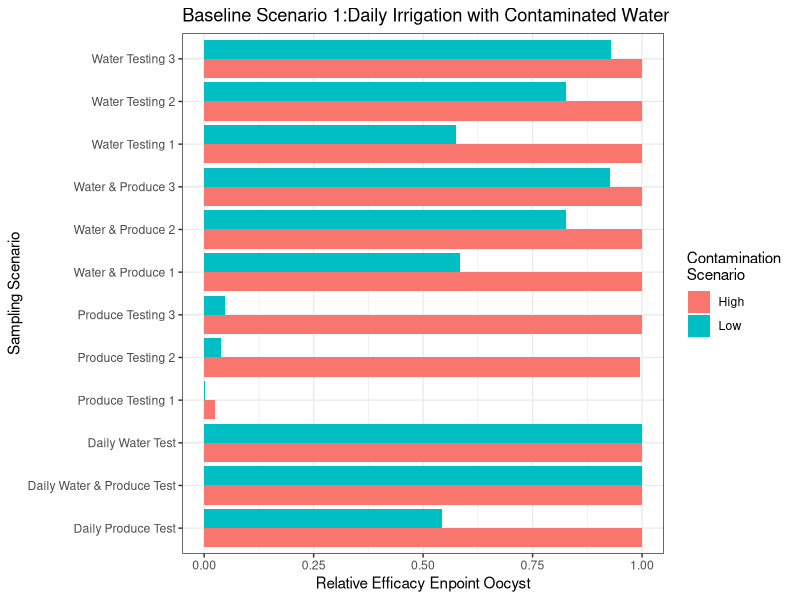
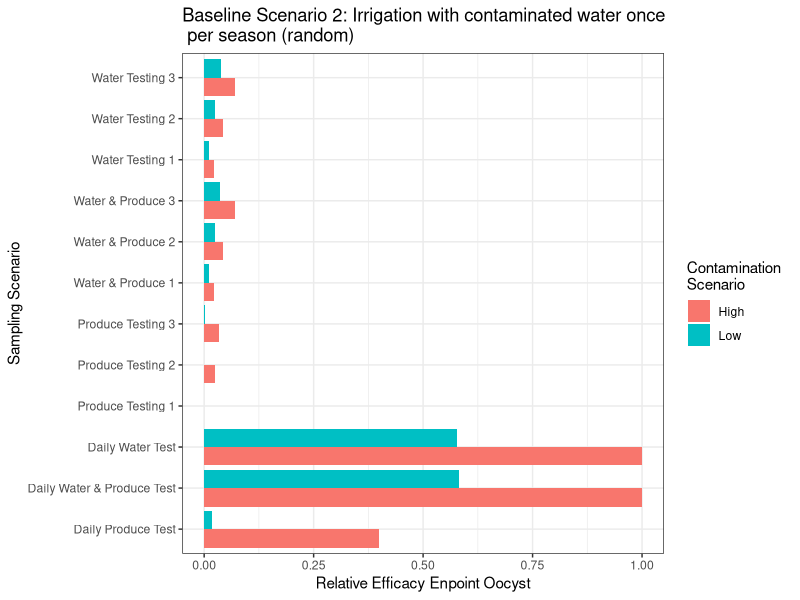
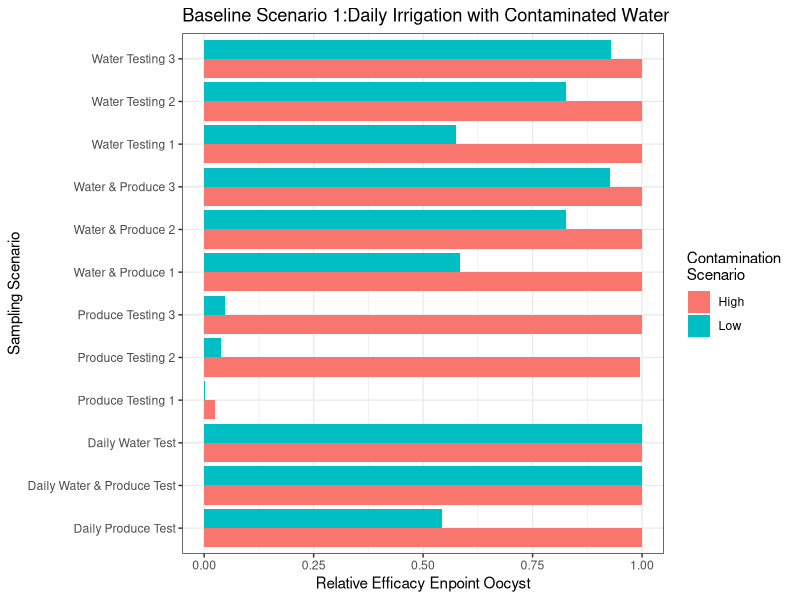
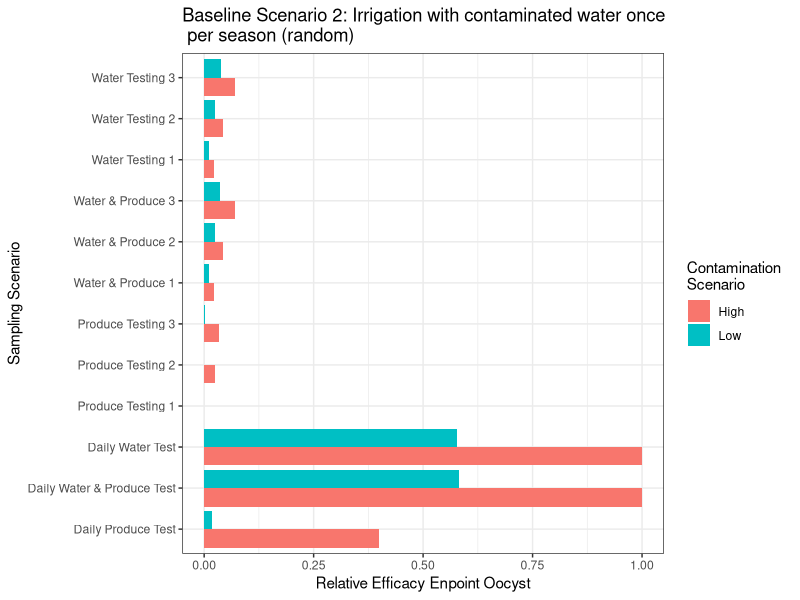

Here is the R script that generated these plots, in order:
## ---- chunk 1
knitr::opts_chunk$set(echo = TRUE)
## ---- chunk 2

library(ggplot2)

BS1 <- read.csv(file = "Baseline1.csv", header = TRUE )

BS1

BS1$Scenarios <- as.factor(BS1$Scenarios)
BS1$Scenarios2 <- as.factor(BS1$Scenarios2)

BS1$Relative_Efficacy <-as.numeric(BS1$Relative_Efficacy)

BS1

Fig1 <- ggplot(BS1, aes(fill=Contamination, x=Scenarios2, y=Relative_Efficacy)) + 
  geom_bar(position = "dodge", stat = "identity") + 
  labs(title="Baseline Scenario 1:Daily Irrigation with Contaminated Water", y="Relative Efficacy Enpoint Oocyst", x="Sampling Scenario")

Fig1 + 
  scale_fill_discrete(name = "Contamination \nScenario")+#(values=c("#FF3366","#99CCFF")) +
  theme_bw()+
  #theme(axis.text.x = element_text(angle=45, vjust=1, hjust=1))+
  coord_flip()



ggsave("Baseline1.jpg", width =7, height = 7, units = "in", dpi = 600)


BS2 <- read.csv(file = "Baseline2.csv", header = TRUE )

BS2

BS2$Scenarios <- as.factor(BS2$Scenarios)
BS2$Scenarios2 <- as.factor(BS2$Scenarios2)

BS2$Relative_Efficacy <-as.numeric(BS2$Relative_Efficacy)

BS2

Fig2 <- ggplot(BS2, aes(fill=Contamination, x=Scenarios2, y=Relative_Efficacy)) + 
  geom_bar(position = "dodge", stat = "identity") + 
  labs(title="Baseline Scenario 2: Irrigation with contaminated water once \n per season (random)", y="Relative Efficacy Enpoint Oocyst", x="Sampling Scenario")

Fig2 + 
  scale_fill_discrete(name = "Contamination \nScenario")+#(values=c("#FF3366","#99CCFF")) +
  theme_bw()+
  #theme(axis.text.x = element_text(angle=45, vjust=1, hjust=1))+
  coord_flip()

ggsave("Baseline2.jpg", width =7, height = 7, units = "in", dpi = 600)

